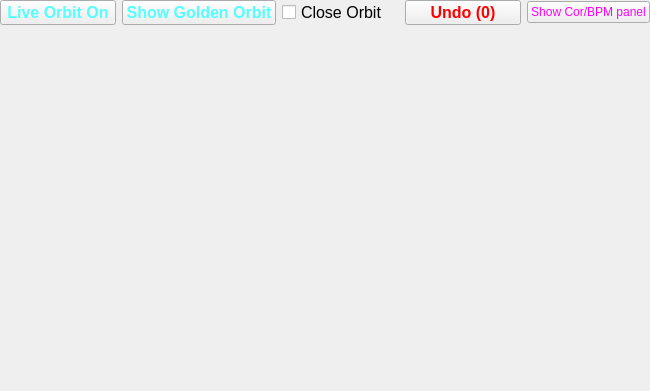
         <widget class="QWidget" name="widget_3" native="true">
          <layout class="QGridLayout" name="gridLayout">
           <property name="leftMargin">
            <number>0</number>
           </property>
           <property name="topMargin">
            <number>0</number>
           </property>
           <property name="rightMargin">
            <number>0</number>
           </property>
           <property name="bottomMargin">
            <number>0</number>
           </property>
           <item row="0" column="0">
            <layout class="QHBoxLayout" name="horizontalLayout_19">
             <item>
              <widget class="QPushButton" name="pb_online_orbit">
               <property name="minimumSize">
                <size>
                 <width>0</width>
                 <height>20</height>
                </size>
               </property>
               <property name="font">
                <font>
                 <pointsize>12</pointsize>
                 <weight>75</weight>
                 <bold>true</bold>
                </font>
               </property>
               <property name="styleSheet">
                <string notr="true">color: rgb(85, 255, 255);</string>
               </property>
               <property name="text">
                <string>Live Orbit On</string>
               </property>
              </widget>
             </item>
             <item>
              <widget class="QPushButton" name="pb_golden_orbit">
               <property name="minimumSize">
                <size>
                 <width>0</width>
                 <height>20</height>
                </size>
               </property>
               <property name="font">
                <font>
                 <pointsize>12</pointsize>
                 <weight>75</weight>
                 <bold>true</bold>
                </font>
               </property>
               <property name="styleSheet">
                <string notr="true">color: rgb(85, 255, 255);</string>
               </property>
               <property name="text">
                <string>Show Golden Orbit</string>
               </property>
              </widget>
             </item>
             <item>
              <widget class="QCheckBox" name="cb_close_orbit">
               <property name="font">
                <font>
                 <pointsize>12</pointsize>
                </font>
               </property>
               <property name="text">
                <string>Close Orbit</string>
               </property>
               <property name="checked">
                <bool>false</bool>
               </property>
              </widget>
             </item>
             <item>
              <widget class="QPushButton" name="pb_reset_all">
               <property name="minimumSize">
                <size>
                 <width>0</width>
                 <height>20</height>
                </size>
               </property>
               <property name="font">
                <font>
                 <pointsize>12</pointsize>
                 <weight>75</weight>
                 <bold>true</bold>
                </font>
               </property>
               <property name="styleSheet">
                <string notr="true">color: rgb(255, 0, 0);</string>
               </property>
               <property name="text">
                <string>Undo (0)</string>
               </property>
              </widget>
             </item>
             <item>
              <widget class="QPushButton" name="pb_hide_show_dev_panel">
               <property name="styleSheet">
                <string notr="true">color: rgb(255, 0, 255);</string>
               </property>
               <property name="text">
                <string>Show Cor/BPM panel</string>
               </property>
              </widget>
             </item>
            </layout>
           </item>
           <item row="1" column="0">
            <widget class="QWidget" name="w_orbit" native="true">
             <property name="sizePolicy">
              <sizepolicy hsizetype="Expanding" vsizetype="Expanding">
               <horstretch>0</horstretch>
               <verstretch>0</verstretch>
              </sizepolicy>
             </property>
             <property name="minimumSize">
              <size>
               <width>650</width>
               <height>360</height>
              </size>
             </property>
             <property name="styleSheet">
              <string notr="true"/>
             </property>
            </widget>
           </item>
          </layout>
         </widget>
